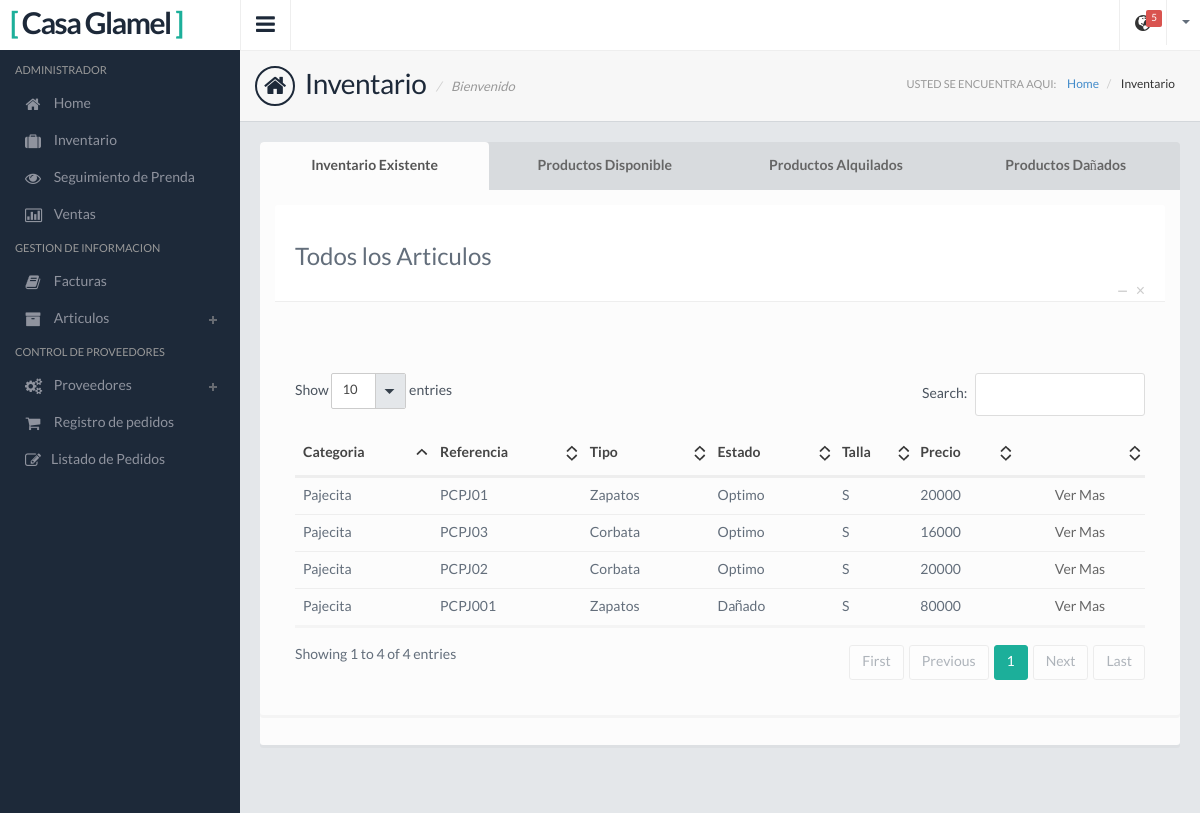
The app's page /Inventario-Lista/, older data.
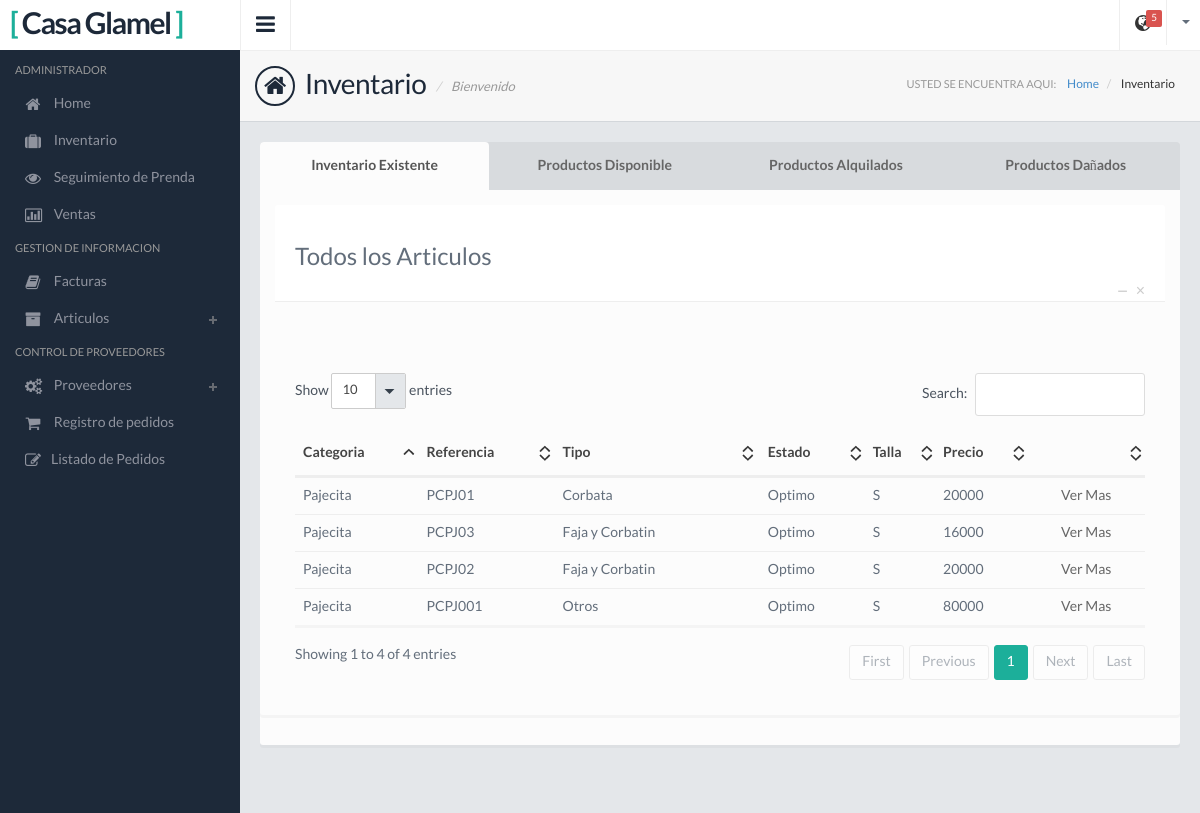
The same page, newer data.
### Apps/Inventario/models.py (models this page shows, shortened)
class Articulo(models.Model):
    categoria_idcategoria = models.ForeignKey(Categoria)
    nombre_tipo = models.ForeignKey(Tipo)
    nombre_estado = models.ForeignKey(Estado)
    nombre_estado_ropa = models.ForeignKey(Estado_Ropa)
    color = models.ForeignKey(Color)
    nuevo = models.BooleanField(default=False)
    referencia = models.CharField(max_length=45)
    descripcion = models.CharField(max_length=100)
    fechaingreso = models.DateField()
    fechautil = models.DateField()
    precio_original = models.IntegerField()
    precio = models.IntegerField()
    ubicacion = models.CharField(max_length=45)
    talla = models.ForeignKey(Talla)

class Tipo(models.Model):
    nombre_tipo = models.CharField(max_length=50)
    def __str__(self):
        return self.nombre_tipo

class Estado(models.Model):
    nombre_estado = models.CharField(max_length=50)
    def __str__(self):
        return self.nombre_estado

class Categoria(models.Model):
    famila_idfamilia = models.ForeignKey(Familia)
    nombre = models.CharField(max_length=45)
    descripcion = models.CharField(max_length=100)
    visible = models.BooleanField(default=True)
    def __str__(self):
        return self.nombre

class Talla (models.Model):
    talla = models.CharField(max_length=2)
    def __str__(self):
        return self.talla

### Apps/Inventario/views.py (the view)
# urls.py: url(r'^Inventario-Lista/$', Inventario_Lista.as_view(), name='Inventario_Lista'),
class Inventario_Lista(LoginRequiredMixin,SuperuserRequiredMixin,ListView):
    model = Articulo
    login_url = '/'
    context_object_name = 'articulo'
    template_name = u'ModuloAdmin/InventarioTemplate/Inventario/Inventario_List.html'
    def get_context_data(self, **kwargs):
        context = super(Inventario_Lista,self).get_context_data(**kwargs)
        context['articulo_disponible'] = Articulo.objects.filter(nombre_estado=1, nombre_estado_ropa=1)
        context['articulo_alquilado'] = Articulo.objects.filter(nombre_estado=1,nombre_estado_ropa=2)
        context['articulo_danado'] = Articulo.objects.filter(nombre_estado='2')
        return context

### Apps/Inventario/models.py (called while the page is built)
    def __str__(self):
        return self.nombre_estado_ropa

### templates/ModuloAdmin/InventarioTemplate/Inventario/Inventario_List.html (shortened to what this page needs)
{% extends "base.html" %}
{% load static from staticfiles %}
{% block link%}
    <link href="{% static 'css/jquery.datatables.css' %}" rel="stylesheet">
{%endblock%}
{% block page %} Inventario {% endblock %}
{% block page2 %} Inventario {% endblock %}
{% block contenido%}
    <div class="panel panel-default">
        <div class="row">
        <div class="col-md-12 mb30">
        <ul class="nav nav-tabs nav-justified">
          <li class="active"><a href="#home3" data-toggle="tab"><strong>Inventario Existente</strong></a></li>
          <li><a href="#profile3" data-toggle="tab"><strong>Productos Disponible</strong></a></li>
          <li><a href="#about3" data-toggle="tab"><strong>Productos Alquilados</strong></a></li>
          <li><a href="#contact3" data-toggle="tab"><strong>Productos Dañados</strong></a></li>
        </ul>
        <div class="tab-content">
          <div class="tab-pane active" id="home3">
                <div class="panel-heading">
                    <h3>Todos los Articulos</h3>
                  <div class="panel-btns">
                    <a href="#" class="panel-close">&times;</a>
                    <a href="#" class="minimize">&minus;</a>
                  </div>
                </div>
                <div class="panel-body">
                  <br />
                  <div class="table-responsive">
                  <table class="table" id="table2">
                      <thead>
                         <tr>
                            <th>Categoria</th>
                            <th>Referencia</th>
                            <th>Tipo</th>
                            <th>Estado</th>
                            <th>Talla</th>
                             <th>Precio</th>
                             <th></th>
                         </tr>
                      </thead>
                      <tbody>
                         {%for articulo in articulo%}
                         <tr class="odd gradeX">
                            <td>{{articulo.categoria_idcategoria}}</td>
                             <td>{{articulo.referencia}}</td>
                             <td>{{articulo.nombre_tipo}}</td>
                             <td>{{articulo.nombre_estado}}</td>
                             <td>{{articulo.talla}}</td>
                             <td>{{articulo.precio}}</td>
                            <td class="table-action">
                              <a href="{% url 'Inventario:Articulo_Detail' articulo.pk %}">Ver Mas</i></a>
                            </td>
                         </tr>
                         {%endfor%}
                      </tbody>
                   </table>
                  </div>
                </div>
          </div>
        </div>
      </div>
        </div>
      </div>
{% endblock %}

Row changes from the older to the newer data that the page shows:
changed Articulo "PCPJ01": nombre_tipo "Zapatos" → "Corbata"
changed through a linked row, Articulo "PCPJ03": nombre_tipo "Corbata" → "Faja y Corbatin"
changed through a linked row, Articulo "PCPJ02": nombre_tipo "Corbata" → "Faja y Corbatin"
changed Articulo "PCPJ001": nombre_tipo "Zapatos" → "Otros"; nombre_estado "Dañado" → "Optimo"
